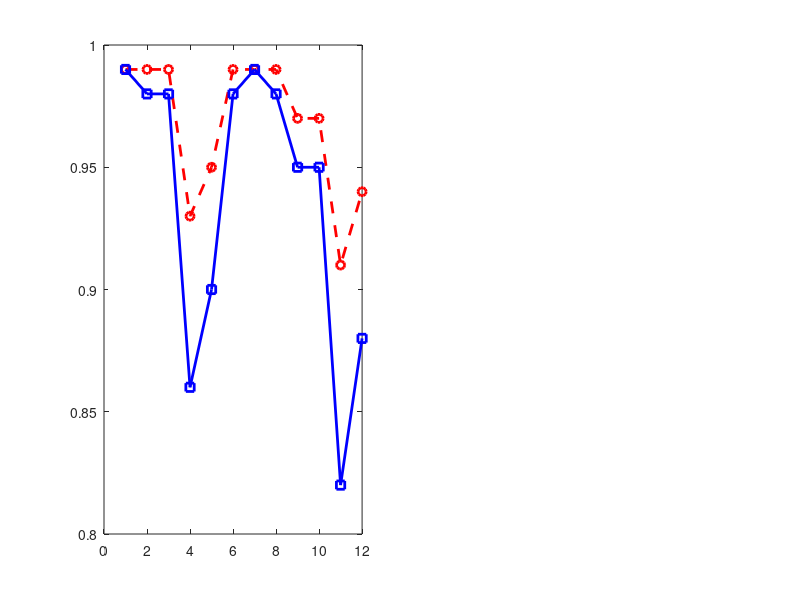

The MATLAB script that drew this image: (Note: this script raises an error after producing the figure.)
% Matlab code for classiﬁers performance graphs and Pearson Correlation Coefﬁcient
clear, close, clc
%SVM+OSS
F1=[0.99 0.99 0.99 0.93 0.95 0.99 0.99 0.99 0.97 0.97 0.91 0.94];
MCC1=[0.99 0.98 0.98 0.86 0.90 0.98 0.99 0.98 0.95 0.95 0.82 0.88];
R1=corrcoef(F1,MCC1);
figure(1)
subplot(121)
plot(F1,'r--o','LineWidth',2)
hold on
plot(MCC1,'b-s','LineWidth',2)
%background to white 
set(gcf,'color','w')
ax = gca;
ax.FontSize = 16;
grid on
legend('macroF1','MCC')
ylim([0.6 1.1]),xlim([.6 12.5])
set(gca,'XTick',[1:12])
set(gca,'YTick',[.6:.05:1])
title('SVM+OSS Classifer Performance')
xlabel('Scenario'),ylabel('Performance')
text(5.,0.72,strcat('r = ',num2str(R1(1,2))),'FontSize',16);
disp('----------------------------------------------')
disp('SVM+OSS Classifier')
fprintf('Performance average for F1_score: %.2f\n', mean(F1));
fprintf('Performance average for MCC: %.2f\n', mean(MCC1));
disp('**********************************************')

%XGB

F2=[0.99 0.99 0.99 0.90 0.94 0.99 0.99 0.98 0.96 0.97 0.95 0.97];
MCC2=[0.99 0.99 0.98 0.82 0.89 0.99 0.99 0.97 0.94 0.94 0.90 0.94];
R2=corrcoef(F2,MCC2);
subplot(122)
plot(F2,'r--o','LineWidth',2)
hold on
plot(MCC2,'b-s','LineWidth',2)
ax = gca;
ax.FontSize = 16;
grid on
legend('macroF1','MCC')
ylim([0.6 1.1]),xlim([.6 12.5])
set(gca,'XTick',[1:12])
set(gca,'YTick',[.6:.05:1])
title('XGB Classifer Performance')
xlabel('Scenario'),ylabel('Performance')
text(5.,0.72,strcat('r = ',num2str(R2(1,2))),'FontSize',16);
disp('XGB Classifier')
fprintf('Performance average for F1_score: %.2f\n', mean(F2));
fprintf('Performance average for MCC: %.2f\n', mean(MCC2));
disp('----------------------------------------------')